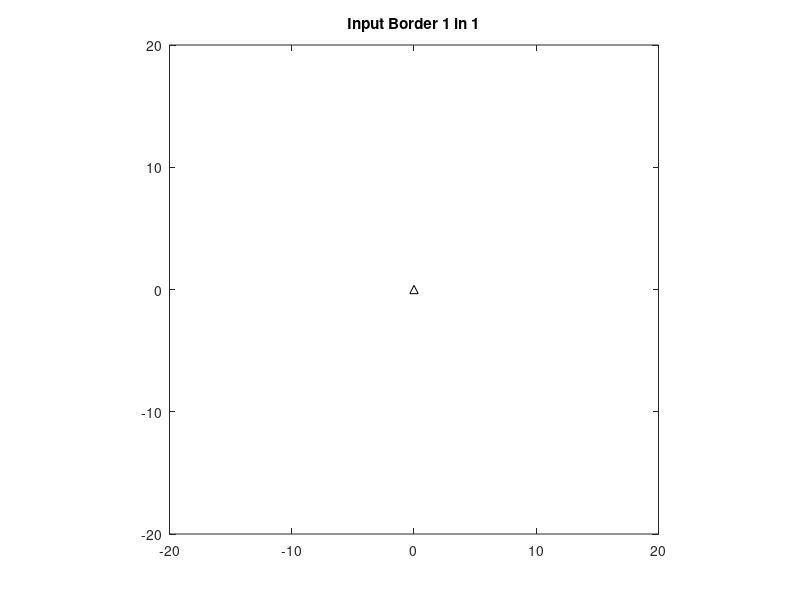

Here is the MATLAB script that generated this plot: (Note: this script raises an error after producing the figure.)
%--------------------------Gaussian Geometry SLAM---------------------------------%
% Author: Jiaheng Zhao, Tiancheng Li
% GNRT generates laser scan in a given map which the features are represented by Fourier series
% Update: rectangle feature is updated.
%-----------------------------------------------------------------------------------------------%
clc;
close all
clear all
%% pre config
isdisplay = true; % animation switch;
dataname = 'test_review_6_wall'; % file name
trajFile = fullfile(pwd,filesep,'Data',filesep,'ICRA',filesep,[dataname,'_traj.mat']); % trajectory directory
finaldata =fullfile(pwd,filesep,'Data',filesep,'ICRA',filesep,[dataname,'.mat']); % final saved data directory
featuredata = fullfile(pwd,filesep,'Data',filesep,'ICRA',filesep,[dataname,'_fea.mat']); % saved feature directory
olevel = 2*1e-2; % odometry noise level
olevelang =1*1e-4;
obslevel = 2*1e-2; % observation noise
stepsize = 0.25;%0.05; % generate trajectory step size.
numBorder = 1; % Border number
numRect = 3; % rectangle features
numGenFea = 3; %  circular features
N=5;
%%
% Store data
data.scan = [];
data.feature =[];
data.odom = [];
data.groundtruth = [];
% Initialize map parameters
num_ang = 662;
bearing =linspace( 1.9198600, -1.9198600 ,662);
max_range = 30;

% draw and plot features
f1 = figure;
plot(0,0,'k^');
hold on;axis equal;axis([-20,20,-20,20]);
an = zeros(N+1,numGenFea);
bn = zeros(N,numGenFea);
center = zeros(2,numGenFea);
fea = zeros(2*N+3,numGenFea);
rectF = zeros(4, numRect);
borderF = zeros(4,numBorder);
if ~isfile(featuredata)
    for s3 = 1:numBorder % Draw rectangle border
        title(['Input Border ', num2str(s3), ' in ', num2str(numBorder)]);
        tmp = getrect;
        borderF(:,s3) = tmp';
         plot ([tmp(1) tmp(1)+tmp(3) tmp(1) tmp(1) tmp(1)+tmp(3) tmp(1)+tmp(3)  tmp(1)+tmp(3)  tmp(1)]', ...
                    [tmp(2) tmp(2) tmp(2) tmp(2)+tmp(4) tmp(2)+tmp(4) tmp(2)  tmp(2)+tmp(4)  tmp(2)+tmp(4)]','b-', 'LineWidth', 1);
        plot ([tmp(1) tmp(1)+tmp(3) tmp(1) tmp(1) tmp(1)+tmp(3) tmp(1)+tmp(3)  tmp(1)+tmp(3)  tmp(1)]', ...
                    [tmp(2) tmp(2) tmp(2) tmp(2)+tmp(4) tmp(2)+tmp(4) tmp(2)  tmp(2)+tmp(4)  tmp(2)+tmp(4)]','r*', 'LineWidth', 1);
        pause
    end
    for s2 = 1:numRect % Draw rectangular features
        title(['Input Rect Fea: ', num2str(s2), ' in ', num2str(numRect)]);
        tmp = getrect;
        rectF(:,s2) = tmp';
         plot ([tmp(1) tmp(1)+tmp(3) tmp(1) tmp(1) tmp(1)+tmp(3) tmp(1)+tmp(3)  tmp(1)+tmp(3)  tmp(1)]', ...
                    [tmp(2) tmp(2) tmp(2) tmp(2)+tmp(4) tmp(2)+tmp(4) tmp(2)  tmp(2)+tmp(4)  tmp(2)+tmp(4)]','b-', 'LineWidth', 1);
        plot ([tmp(1) tmp(1)+tmp(3) tmp(1) tmp(1) tmp(1)+tmp(3) tmp(1)+tmp(3)  tmp(1)+tmp(3)  tmp(1)]', ...
                    [tmp(2) tmp(2) tmp(2) tmp(2)+tmp(4) tmp(2)+tmp(4) tmp(2)  tmp(2)+tmp(4)  tmp(2)+tmp(4)]','r*', 'LineWidth', 1);
        pause
    end
    for s1 = 1:numGenFea % Draw irregular features
        title(['Input General Fea: ', num2str(s1), ' in ', num2str(numGenFea)]);
        [an1,bn1,center1]=getfeature(N);
        an(:,s1) = an1;
        bn(:,s1) = bn1;
        center(:,s1) = center1;
        pause
    end
    fea = [center;an;bn];
else % if feauters have been created, loading directly.
    load(featuredata);
    center = fea(1:2,:);
    an = fea(3:N+3,:);
    bn = fea(N+4:end,:);
    p = plotFS(center,fea(3:end,:),'r');
    hold on;
    for s3 = 1:numBorder
        tmp = borderF(:,s3);
        plot ([tmp(1) tmp(1)+tmp(3) tmp(1) tmp(1) tmp(1)+tmp(3) tmp(1)+tmp(3)  tmp(1)+tmp(3)  tmp(1)]', ...
            [tmp(2) tmp(2) tmp(2) tmp(2)+tmp(4) tmp(2)+tmp(4) tmp(2)  tmp(2)+tmp(4)  tmp(2)+tmp(4)]','r-', 'LineWidth', 2);
    end
     for s2 = 1:size(rectF,2)
        tmp = rectF(:,s2);
         plot ([tmp(1) tmp(1)+tmp(3) tmp(1) tmp(1) tmp(1)+tmp(3) tmp(1)+tmp(3)  tmp(1)+tmp(3)  tmp(1)]', ...
                    [tmp(2) tmp(2) tmp(2) tmp(2)+tmp(4) tmp(2)+tmp(4) tmp(2)  tmp(2)+tmp(4)  tmp(2)+tmp(4)]','r-', 'LineWidth', 2);
      end
end
data.feature = fea;
data.rectF = rectF;
data.borderF = borderF;
data.fsN = N;

data.borderNum = size(border,2);
%%
color='b';
% Generate trajectory from mouse selecting
if ~isfile(trajFile)
    button = 1;
    clicID = 1;
    Truetraj = zeros(5000,2);
    odom = zeros(5000,3);
    title('Input Trajectory...');
    pause
    while button == 1
        [Truetraj(clicID,1),Truetraj(clicID,2),button] = ginput(1);
        %----------------limit noise into +-3sigma----------------------%
        noise_dxdy = randn(1,2)*olevel;
        noise_dphi = randn(1,1)*olevelang;
        noise_dxdy(noise_dxdy > 3*olevel) =olevel;
        noise_dxdy(noise_dxdy < -3*olevel) = -olevel;
        noise_dphi(noise_dphi > 3*olevelang) =olevelang;
        noise_dphi(noise_dphi < -3*olevelang) = -olevelang;
        %-------------------------End limit--------------------------%
        noise = [ noise_dxdy noise_dphi];
        if clicID == 1
            % set initial pose's angle as 0;
            Truetraj(clicID,3) = atan2(Truetraj(clicID,2),Truetraj(clicID,1));
            odom(clicID,:) = Truetraj(clicID,:)+noise;
        else
            Truetraj(clicID,3) =  atan2(Truetraj(clicID,2)-Truetraj(clicID-1,2),Truetraj(clicID,1)-Truetraj(clicID-1,1)); % pose angle
            R = theta2R(Truetraj(clicID-1,3));
            odom(clicID,3) = Truetraj(clicID,3) - odom(clicID-1,3) + noise(3);
            R_noise = theta2R(odom(clicID-1,3));
            odom(clicID,1:2) = (Truetraj(clicID,1:2)+noise(1:2)-odom(clicID-1,1:2))*R_noise;
        end
        plot(Truetraj(clicID,1),Truetraj(clicID,2),'bo'); % Plot real trajectory
        clicID=clicID+1;
    end
    Truetraj(clicID:end,:) = [];
    odom(clicID:end,:) = [];
    plot([0; Truetraj(:,1)],[0; Truetraj(:,2)],'k--');
    pause
    save(trajFile,'Truetraj'); % n by 3
    save(featuredata,'fea', 'rectF','borderF'); % n by 3
    % Existed trajectory
else % If trajectory has been stored
    load(trajFile)
    odom = zeros(length(Truetraj),3);
    for i = 1: size(Truetraj,1)
        noise_dxdy = randn(1,2)*olevel; % limit in 3*sigma
        noise_dphi = randn(1,1)*olevelang;
        noise_dxdy(noise_dxdy > 3*olevel) =olevel;
        noise_dxdy(noise_dxdy < -3*olevel) = -olevel;
        noise_dphi(noise_dphi > 3*olevelang) =olevelang;
        noise_dphi(noise_dphi < -3*olevelang) = -olevelang;
        %-------------------limit noise into +-3sigma
        noise = [ noise_dxdy noise_dphi];
        if i ==1
            odom(i,:) = Truetraj(i,:)+noise;
        else
            odom(i,3) = Truetraj(i,3) - odom(i-1,3) + noise(3);
            R_noise = theta2R(odom(i-1,3));
            odom(i,1:2) = (Truetraj(i,1:2)+noise(1:2)-odom(i-1,1:2))*R_noise;
        end
        if i ~= 1
            odom(i,:) = odom(i,:)+noise;
        end
    end
end
Truetraj=Truetraj'; % 3 by n
% for path planing
path = [0 0; Truetraj(1:2,:)'];

%% Scan
% This part is using spline to generate a smoothy trajectory
spx = path(:,1);
spy = path(:,2);
spt =0:length(spx)-1;
slope0=0;
slopeF=0;
t = 0:stepsize:length(spx)-1; % 1 for multi step
xq = spline(spt,[slope0; spx; slopeF],t);
yq = spline(spt,[slope0; spy; slopeF],t);

conspose = [xq(2:end);yq(2:end)]'; % negelet initial position [0,0] format [x,y]
conspose = [conspose zeros(size(conspose,1),1)];
consodom = zeros(size(conspose,1),3);
nstep = size(conspose,1);
for i = 1: nstep % Generate trajectory and odometry step by step
    %--------------------Limit noise in 3*sigma------------------------%
    noise_dxdy = randn(1,2)*olevel;
    noise_dphi = randn(1,1)*olevelang;
    noise_dxdy(noise_dxdy > 3*olevel) =olevel;
    noise_dxdy(noise_dxdy < -3*olevel) = -olevel;
    noise_dphi(noise_dphi > 3*olevelang) =olevelang;
    noise_dphi(noise_dphi < -3*olevelang) = -olevelang;
    %-------------------------------End Limit--------------------------%
    noise = [ noise_dxdy noise_dphi];
    if i ==1
        conspose(i,3) = atan2(conspose(i,2),conspose(i,1));
        consodom(i,:) = conspose(i,:);
    else
        conspose(i,3) =  atan2(conspose(i,2)-conspose(i-1,2),conspose(i,1)-conspose(i-1,1)); % pose angle
        R = theta2R(conspose(i-1,3));
        consodom(i,1:2) = (conspose(i,1:2)-conspose(i-1,1:2))*R;
        consodom(i,3) = conspose(i,3) - conspose(i-1,3);
    end
    consodom(i,:) = consodom(i,:)+noise;
end

conspose=conspose';
data.odom = consodom;
data.groundtruth = conspose;
range = max_range*ones(nstep,num_ang); % allocate range
scan=cell(1,nstep);

for step = 1 : nstep  % Generate laser data step by step
    
    x0 = conspose(1,step);
    y0 = conspose(2,step);
    th0= conspose(3,step);   % robot position
    R = theta2R(th0);
    
    arrowLength=3;
    sb_dx=arrowLength*cos(th0);
    sb_dy=arrowLength*sin(th0);
    % Laser beam line functions l: y-y0=k(x-x0)
    fval = zeros(3,num_ang);
    info = zeros(1,num_ang);
    bx = zeros(1,num_ang); by = bx;
    for i=1:num_ang % Generate beam and hit point
        ang =  wrapToPi(bearing(i)+th0); % angle of beam
        [bx(i),by(i)]=beamFun(x0,y0,ang,max_range); % beam in Global coordinate
        [fval(:,i), info(i), range(step,i)] = HitOrNotFS_update(center,an,bn,rectF,borderF,ang,x0,y0,max_range);
    end
    
    %--------------------Limit Noise Level-----------------------------%
    noise_scan = obslevel*randn(2,num_ang);
    big=noise_scan > 3*obslevel;
    small = noise_scan < -3*obslevel;
    noise_scan(1,big(1,:)) = obslevel;
    noise_scan(2,big(2,:)) = obslevel;
    noise_scan(1,small(1,:)) = -obslevel;
    noise_scan(2,small(2,:)) = -obslevel;
    %---------------------End limit noise-----------------------------%
    
    fval(2:3,:) = fval(2:3,:) + noise_scan;% add noise to scan.
    range(step,:) = range(step,:) + noise_scan(1,:);% add noise to range
    
    %-----------------------------Plot--------------------------------%
    if isdisplay
        hold on;
        disp(['Step: ',num2str(step),'.']);
        if step ~= 1
            delete(h2_1);
            delete(h2_2);
        end
        tmp1x=[repmat(x0, 1,length(bx(~info)));bx(~info)];
        tmp1y=[repmat(y0, 1,length(by(~info)));by(~info)];
        tmp2x=[repmat(x0, 1,length(fval(2, logical(info))));fval(2, logical(info))];
        tmp2y=[repmat(y0, 1,length(fval(3, logical(info)))); fval(3, logical(info))];
        if ~isempty(tmp1x)
            h3_1 = line(tmp1x, tmp1y,'color','g'); % plot free beam
        else
            h3_1 = [];
        end
        h3_2 = plot(fval(2, logical(info)),fval(3, logical(info)),'b.'); % plot scan point
        h3_3 = line(tmp2x,tmp2y,'color','g'); % plot hitted beam
        h2_1 = plot(x0,y0,'o','color',color,'LineWidth',2); % plot robt
        h2_2 = plot([x0;x0+sb_dx],[y0;y0+sb_dy],color,'LineWidth',2);
        %     h2_2 = arrow([x0,y0],[x0,y0]+[sb_dx, sb_dy],'EdgeColor',color,'FaceColor',color,'Length',10,'TipAngle',10); % Draw robot pose
        axis equal;
        %     pause(0.01);
        drawnow
        if step ~= nstep
            delete(h3_1);
            delete(h3_2);
            delete(h3_3);
        end
        hold off;
    end
    %-------------------------End  Plot--------------------------------%
    % Transform scan to local frame and store.
    fval(2:3, logical(info)) = R'*(fval(2:3, logical(info))-[x0;y0]); % change to local frame;  +noise_scan(:,logical(info)))
    points(2*step-1:2*step,:) = fval(2:3,:);
    scan{step}=fval;
end
data.scan = scan;
data.range = range;
save(finaldata,'-struct','data');
